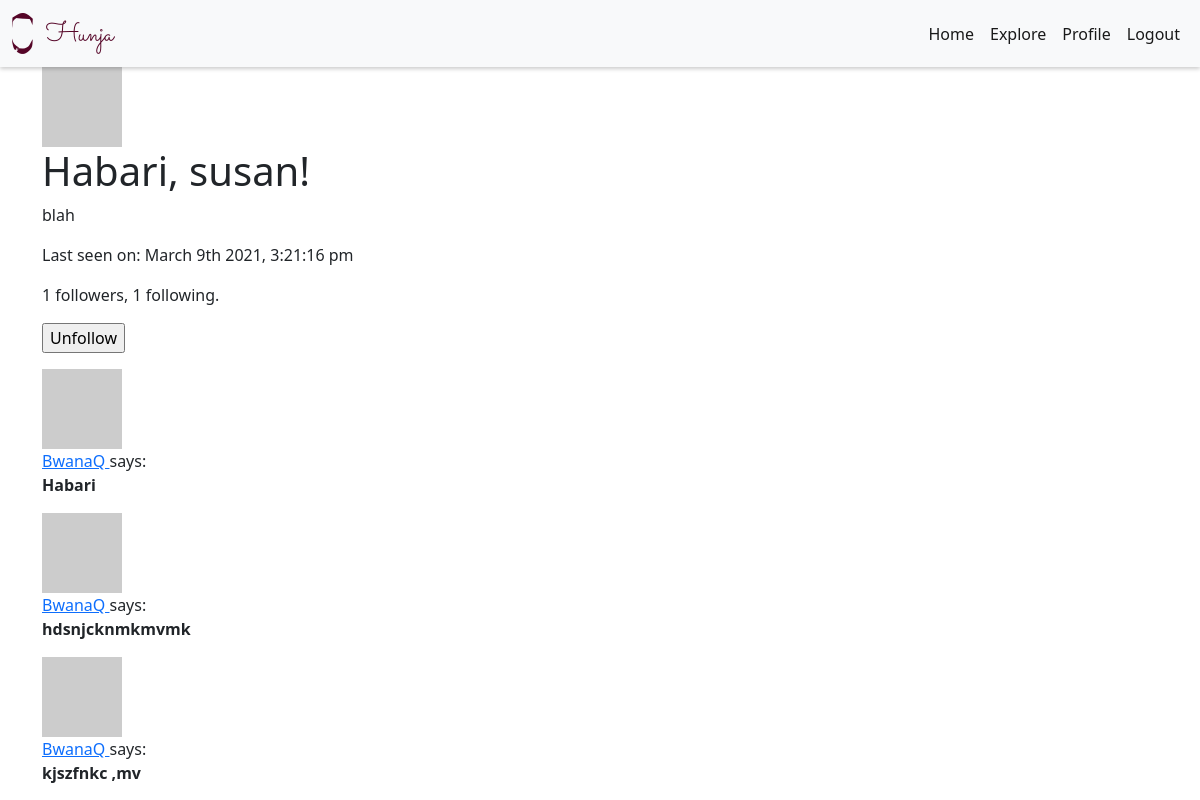
Screenshot of /user/BwanaQ (signed in) with the database file from the repository.
### app/models.py (models this page shows, shortened)
class User(UserMixin, db.Model):
    id = db.Column(db.Integer, primary_key=True)
    username = db.Column(db.String(64), index=True, unique=True)
    email = db.Column(db.String(120), index=True, unique=True)
    password_hash = db.Column(db.String(128))
    posts = db.relationship('Post', backref='author', lazy='dynamic')
    about_me = db.Column(db.String(140))
    last_seen = db.Column(db.DateTime, default=datetime.utcnow)
    followed = db.relationship(
        'User', secondary=followers,
        primaryjoin=(followers.c.follower_id == id),
        secondaryjoin=(followers.c.followed_id == id),
        backref=db.backref('followers', lazy='dynamic'), lazy='dynamic')
    def avatar(self, size):
        digest = md5(self.email.lower().encode('utf-8')).hexdigest()
        return 'https://www.gravatar.com/avatar/{}?d=identicon&s={}'.format(
            digest, size)
    def is_following(self, user):
        return self.followed.filter(
            followers.c.followed_id == user.id).count() > 0

class Post(db.Model):
    id = db.Column(db.Integer, primary_key=True)
    body = db.Column(db.String(140))
    timestamp = db.Column(db.DateTime, index=True, default=datetime.utcnow)
    user_id = db.Column(db.Integer, db.ForeignKey('user.id'))

### app/main/routes.py (the view)
@bp.route('/user/<username>')
@login_required
def user(username):
    user = User.query.filter_by(username=username).first_or_404()
    page = request.args.get('page', 1, type=int)
    posts = user.posts.order_by(Post.timestamp.desc()).paginate(
        page, current_app.config['POSTS_PER_PAGE'], False)
    next_url = url_for('main.user', username=user.username,
                       page=posts.next_num) if posts.has_next else None
    prev_url = url_for('main.user', username=user.username,
                       page=posts.prev_num) if posts.has_prev else None
    form = EmptyForm()
    return render_template('user.html', user=user, posts=posts.items,
                           next_url=next_url, prev_url=prev_url, form=form)

### app/main/forms.py
class EmptyForm(FlaskForm):
    submit = SubmitField('Submit')

### app/main/routes.py (called while the page is built)
@bp.before_app_request
def before_request():
    if current_user.is_authenticated:
        current_user.last_seen = datetime.utcnow()
        db.session.commit()

### app/models.py (called while the page is built)
@login.user_loader
def load_user(id):
    return User.query.get(int(id))

### app/templates/user.html (shortened to what this page needs)
{% extends 'base.html' %}
{%block content%}
<div class="">
  <img src="{{ user.avatar(128) }}" />
</div>
<h1>Habari, {{ current_user.username }}!</h1>
{% if user.about_me %}
  <p>{{ user.about_me }}</p>
{% endif %}
{% if user.last_seen %}
  <p>Last seen on: {{ moment(user.last_seen).format('MMMM Do YYYY, h:mm:ss a') }}</p>
{% endif %}
<p>{{ user.followers.count() }} followers, {{ user.followed.count() }} following.</p>
{% if user == current_user %}
  <p><a href="{{ url_for('main.edit_profile') }}">Edit your profile</a></p>
  {% else %}
  <p>
    <form action="{{ url_for('main.unfollow', username=user.username) }}" method="post">
        {{ form.submit(value='Unfollow') }}
    </form>
  </p>
{% endif %}
{% for post in posts %}
  {%include '_posts.html'%}
{% endfor %}
{%endblock content%}

### app/templates/_posts.html
<div>
  <div>
    <img src="{{ post.author.avatar(36) }}" />
  </div>
  <p>
    <a href="{{ url_for('main.user', username=post.author.username) }}">
      {{ post.author.username }}
    </a>
    says:
    <br />
    <b> {{ post.body }} </b>
  </p>
</div>

### rows the page displays
User: username "susan"
User: about_me "blah", last_seen "March 9th 2021, 3:21:16 pm"
Post: author.username "BwanaQ", body "Habari"
Post: author.username "BwanaQ", body "hdsnjcknmkmvmk"
Post: author.username "BwanaQ", body "kjszfnkc ,mv"

### other values shown
{{ user.followers.count() }} "1"
{{ user.followed.count() }} "1"
